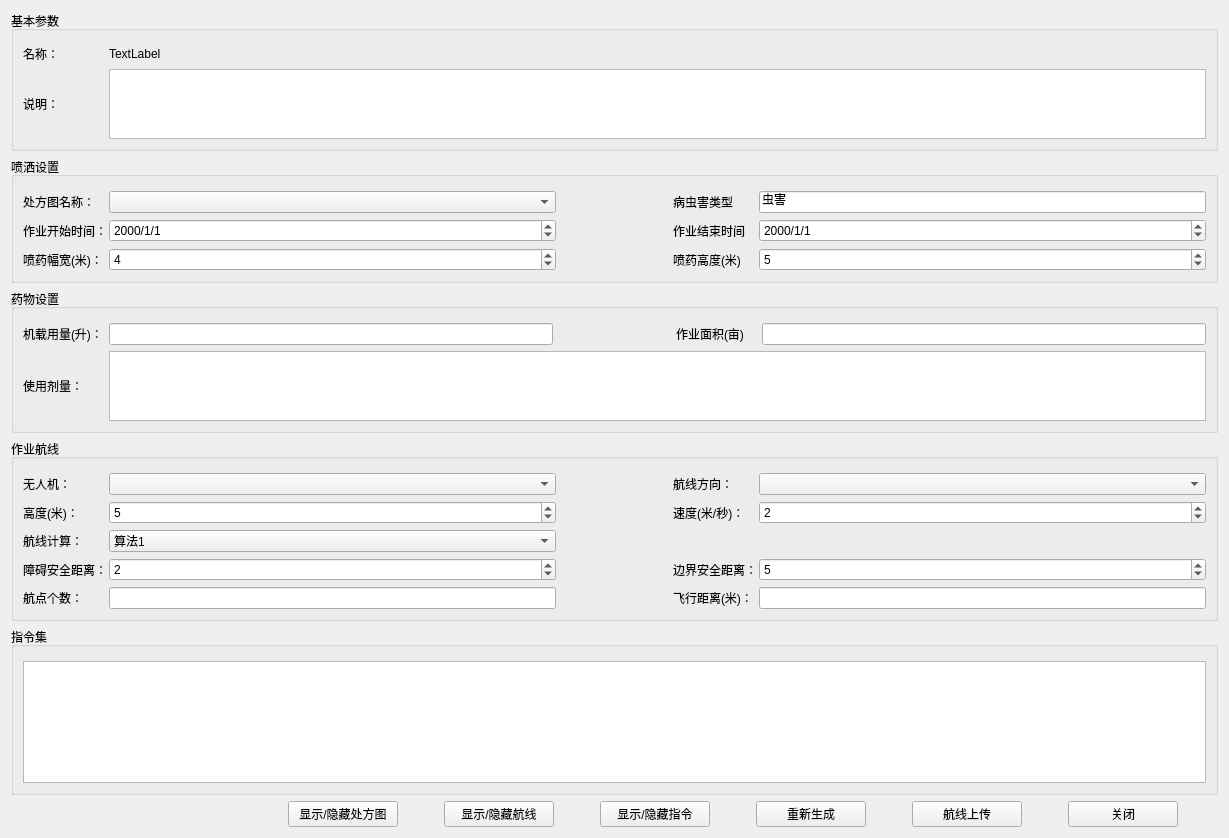
<?xml version="1.0" encoding="UTF-8"?>
<ui version="4.0">
 <class>CDlgAgroParameterShow</class>
 <widget class="QWidget" name="CDlgAgroParameterShow">
  <property name="geometry">
   <rect>
    <x>0</x>
    <y>0</y>
    <width>1229</width>
    <height>838</height>
   </rect>
  </property>
  <property name="windowTitle">
   <string>Form</string>
  </property>
  <layout class="QVBoxLayout" name="verticalLayout_2" stretch="0,0,0,1,0,3">
   <item>
    <widget class="QGroupBox" name="groupBox">
     <property name="title">
      <string>基本参数</string>
     </property>
     <layout class="QGridLayout" name="gridLayout_2">
      <property name="topMargin">
       <number>14</number>
      </property>
      <item row="0" column="0">
       <widget class="QLabel" name="label">
        <property name="minimumSize">
         <size>
          <width>80</width>
          <height>0</height>
         </size>
        </property>
        <property name="text">
         <string>名称：</string>
        </property>
       </widget>
      </item>
      <item row="0" column="1">
       <widget class="QLabel" name="label_2">
        <property name="text">
         <string>TextLabel</string>
        </property>
       </widget>
      </item>
      <item row="1" column="0">
       <widget class="QLabel" name="label_3">
        <property name="minimumSize">
         <size>
          <width>80</width>
          <height>0</height>
         </size>
        </property>
        <property name="text">
         <string>说明：</string>
        </property>
       </widget>
      </item>
      <item row="1" column="1">
       <widget class="QTextEdit" name="textEdit">
        <property name="maximumSize">
         <size>
          <width>16777215</width>
          <height>80</height>
         </size>
        </property>
       </widget>
      </item>
     </layout>
    </widget>
   </item>
   <item>
    <widget class="QGroupBox" name="groupBox_2">
     <property name="title">
      <string>喷洒设置</string>
     </property>
     <layout class="QGridLayout" name="gridLayout_4" columnstretch="1,4,1,1,4">
      <property name="topMargin">
       <number>14</number>
      </property>
      <item row="1" column="1">
       <widget class="QDateTimeEdit" name="start_time_2">
        <property name="minimumSize">
         <size>
          <width>180</width>
          <height>0</height>
         </size>
        </property>
        <property name="maximumSize">
         <size>
          <width>16777215</width>
          <height>16777215</height>
         </size>
        </property>
        <property name="displayFormat">
         <string>yyyy/M/d</string>
        </property>
       </widget>
      </item>
      <item row="0" column="4">
       <widget class="QLineEdit" name="edit_pest_type_2">
        <property name="minimumSize">
         <size>
          <width>180</width>
          <height>0</height>
         </size>
        </property>
        <property name="maximumSize">
         <size>
          <width>16777215</width>
          <height>16777215</height>
         </size>
        </property>
        <property name="text">
         <string>虫害</string>
        </property>
       </widget>
      </item>
      <item row="0" column="2">
       <spacer name="horizontalSpacer_7">
        <property name="orientation">
         <enum>Qt::Horizontal</enum>
        </property>
        <property name="sizeHint" stdset="0">
         <size>
          <width>200</width>
          <height>20</height>
         </size>
        </property>
       </spacer>
      </item>
      <item row="0" column="0">
       <widget class="QLabel" name="label_13">
        <property name="minimumSize">
         <size>
          <width>80</width>
          <height>0</height>
         </size>
        </property>
        <property name="maximumSize">
         <size>
          <width>80</width>
          <height>16777215</height>
         </size>
        </property>
        <property name="text">
         <string>处方图名称：</string>
        </property>
       </widget>
      </item>
      <item row="0" column="1">
       <widget class="QComboBox" name="spray_name_comBox_2">
        <property name="minimumSize">
         <size>
          <width>180</width>
          <height>0</height>
         </size>
        </property>
        <property name="maximumSize">
         <size>
          <width>16777215</width>
          <height>16777215</height>
         </size>
        </property>
       </widget>
      </item>
      <item row="1" column="0">
       <widget class="QLabel" name="label_15">
        <property name="minimumSize">
         <size>
          <width>80</width>
          <height>0</height>
         </size>
        </property>
        <property name="maximumSize">
         <size>
          <width>80</width>
          <height>16777215</height>
         </size>
        </property>
        <property name="text">
         <string>作业开始时间：</string>
        </property>
       </widget>
      </item>
      <item row="2" column="0">
       <widget class="QLabel" name="label_18">
        <property name="minimumSize">
         <size>
          <width>80</width>
          <height>0</height>
         </size>
        </property>
        <property name="maximumSize">
         <size>
          <width>80</width>
          <height>16777215</height>
         </size>
        </property>
        <property name="text">
         <string>喷药幅宽(米)：</string>
        </property>
       </widget>
      </item>
      <item row="0" column="3">
       <widget class="QLabel" name="label_14">
        <property name="minimumSize">
         <size>
          <width>80</width>
          <height>0</height>
         </size>
        </property>
        <property name="maximumSize">
         <size>
          <width>80</width>
          <height>16777215</height>
         </size>
        </property>
        <property name="text">
         <string>病虫害类型</string>
        </property>
       </widget>
      </item>
      <item row="1" column="3">
       <widget class="QLabel" name="label_16">
        <property name="minimumSize">
         <size>
          <width>80</width>
          <height>0</height>
         </size>
        </property>
        <property name="maximumSize">
         <size>
          <width>80</width>
          <height>16777215</height>
         </size>
        </property>
        <property name="text">
         <string>作业结束时间</string>
        </property>
       </widget>
      </item>
      <item row="1" column="4">
       <widget class="QDateTimeEdit" name="end_time_2">
        <property name="minimumSize">
         <size>
          <width>180</width>
          <height>0</height>
         </size>
        </property>
        <property name="maximumSize">
         <size>
          <width>16777215</width>
          <height>16777215</height>
         </size>
        </property>
        <property name="displayFormat">
         <string>yyyy/M/d</string>
        </property>
       </widget>
      </item>
      <item row="2" column="3">
       <widget class="QLabel" name="label_37">
        <property name="minimumSize">
         <size>
          <width>80</width>
          <height>0</height>
         </size>
        </property>
        <property name="maximumSize">
         <size>
          <width>80</width>
          <height>16777215</height>
         </size>
        </property>
        <property name="text">
         <string>喷药高度(米)</string>
        </property>
       </widget>
      </item>
      <item row="2" column="1">
       <widget class="QSpinBox" name="spinBox">
        <property name="value">
         <number>4</number>
        </property>
       </widget>
      </item>
      <item row="2" column="4">
       <widget class="QSpinBox" name="spinBox_2">
        <property name="value">
         <number>5</number>
        </property>
       </widget>
      </item>
     </layout>
    </widget>
   </item>
   <item>
    <widget class="QGroupBox" name="groupBox_4">
     <property name="title">
      <string>药物设置</string>
     </property>
     <layout class="QGridLayout" name="gridLayout_5" columnstretch="1,4,1,1,4">
      <property name="topMargin">
       <number>14</number>
      </property>
      <item row="0" column="0">
       <widget class="QLabel" name="label_38">
        <property name="minimumSize">
         <size>
          <width>80</width>
          <height>0</height>
         </size>
        </property>
        <property name="maximumSize">
         <size>
          <width>80</width>
          <height>16777215</height>
         </size>
        </property>
        <property name="text">
         <string>机载用量(升)：</string>
        </property>
       </widget>
      </item>
      <item row="0" column="1">
       <widget class="QLineEdit" name="edit_width_5">
        <property name="minimumSize">
         <size>
          <width>180</width>
          <height>0</height>
         </size>
        </property>
        <property name="maximumSize">
         <size>
          <width>16777215</width>
          <height>16777215</height>
         </size>
        </property>
       </widget>
      </item>
      <item row="0" column="2">
       <spacer name="horizontalSpacer_11">
        <property name="orientation">
         <enum>Qt::Horizontal</enum>
        </property>
        <property name="sizeHint" stdset="0">
         <size>
          <width>147</width>
          <height>20</height>
         </size>
        </property>
       </spacer>
      </item>
      <item row="0" column="3">
       <widget class="QLabel" name="label_40">
        <property name="minimumSize">
         <size>
          <width>80</width>
          <height>0</height>
         </size>
        </property>
        <property name="maximumSize">
         <size>
          <width>80</width>
          <height>16777215</height>
         </size>
        </property>
        <property name="text">
         <string>作业面积(亩)</string>
        </property>
       </widget>
      </item>
      <item row="0" column="4">
       <widget class="QLineEdit" name="edit_width_6">
        <property name="minimumSize">
         <size>
          <width>180</width>
          <height>0</height>
         </size>
        </property>
        <property name="maximumSize">
         <size>
          <width>16777215</width>
          <height>16777215</height>
         </size>
        </property>
       </widget>
      </item>
      <item row="1" column="0">
       <widget class="QLabel" name="label_39">
        <property name="minimumSize">
         <size>
          <width>80</width>
          <height>0</height>
         </size>
        </property>
        <property name="maximumSize">
         <size>
          <width>80</width>
          <height>16777215</height>
         </size>
        </property>
        <property name="text">
         <string>使用剂量：</string>
        </property>
       </widget>
      </item>
      <item row="1" column="1" colspan="4">
       <widget class="QTableWidget" name="tableWidget">
        <property name="maximumSize">
         <size>
          <width>16777215</width>
          <height>100</height>
         </size>
        </property>
       </widget>
      </item>
     </layout>
    </widget>
   </item>
   <item>
    <widget class="QGroupBox" name="groupBox_3">
     <property name="title">
      <string>作业航线</string>
     </property>
     <layout class="QGridLayout" name="gridLayout" columnstretch="1,4,1,1,4">
      <property name="topMargin">
       <number>14</number>
      </property>
      <item row="5" column="4">
       <widget class="QLineEdit" name="flight_distance">
        <property name="sizePolicy">
         <sizepolicy hsizetype="Preferred" vsizetype="Fixed">
          <horstretch>0</horstretch>
          <verstretch>0</verstretch>
         </sizepolicy>
        </property>
        <property name="minimumSize">
         <size>
          <width>180</width>
          <height>0</height>
         </size>
        </property>
        <property name="maximumSize">
         <size>
          <width>16777215</width>
          <height>16777215</height>
         </size>
        </property>
        <property name="text">
         <string/>
        </property>
       </widget>
      </item>
      <item row="5" column="3">
       <widget class="QLabel" name="label_27">
        <property name="sizePolicy">
         <sizepolicy hsizetype="Fixed" vsizetype="Preferred">
          <horstretch>0</horstretch>
          <verstretch>0</verstretch>
         </sizepolicy>
        </property>
        <property name="minimumSize">
         <size>
          <width>80</width>
          <height>0</height>
         </size>
        </property>
        <property name="text">
         <string>飞行距离(米)：</string>
        </property>
        <property name="alignment">
         <set>Qt::AlignLeading|Qt::AlignLeft|Qt::AlignVCenter</set>
        </property>
       </widget>
      </item>
      <item row="0" column="0">
       <widget class="QLabel" name="label_57">
        <property name="sizePolicy">
         <sizepolicy hsizetype="Fixed" vsizetype="Preferred">
          <horstretch>0</horstretch>
          <verstretch>0</verstretch>
         </sizepolicy>
        </property>
        <property name="minimumSize">
         <size>
          <width>80</width>
          <height>0</height>
         </size>
        </property>
        <property name="maximumSize">
         <size>
          <width>48</width>
          <height>16777215</height>
         </size>
        </property>
        <property name="text">
         <string>无人机：</string>
        </property>
       </widget>
      </item>
      <item row="0" column="4">
       <widget class="QComboBox" name="route_diration_box">
        <property name="minimumSize">
         <size>
          <width>180</width>
          <height>0</height>
         </size>
        </property>
        <property name="maximumSize">
         <size>
          <width>16777215</width>
          <height>16777215</height>
         </size>
        </property>
       </widget>
      </item>
      <item row="0" column="1">
       <widget class="QComboBox" name="drone_box">
        <property name="minimumSize">
         <size>
          <width>180</width>
          <height>0</height>
         </size>
        </property>
        <property name="maximumSize">
         <size>
          <width>16777215</width>
          <height>16777215</height>
         </size>
        </property>
       </widget>
      </item>
      <item row="0" column="2">
       <spacer name="horizontalSpacer_4">
        <property name="orientation">
         <enum>Qt::Horizontal</enum>
        </property>
        <property name="sizeHint" stdset="0">
         <size>
          <width>51</width>
          <height>20</height>
         </size>
        </property>
       </spacer>
      </item>
      <item row="1" column="0">
       <widget class="QLabel" name="label_20">
        <property name="sizePolicy">
         <sizepolicy hsizetype="Fixed" vsizetype="Preferred">
          <horstretch>0</horstretch>
          <verstretch>0</verstretch>
         </sizepolicy>
        </property>
        <property name="minimumSize">
         <size>
          <width>80</width>
          <height>0</height>
         </size>
        </property>
        <property name="text">
         <string>高度(米)：</string>
        </property>
       </widget>
      </item>
      <item row="0" column="3">
       <widget class="QLabel" name="label_22">
        <property name="sizePolicy">
         <sizepolicy hsizetype="Fixed" vsizetype="Preferred">
          <horstretch>0</horstretch>
          <verstretch>0</verstretch>
         </sizepolicy>
        </property>
        <property name="minimumSize">
         <size>
          <width>80</width>
          <height>0</height>
         </size>
        </property>
        <property name="text">
         <string>航线方向：</string>
        </property>
        <property name="alignment">
         <set>Qt::AlignLeading|Qt::AlignLeft|Qt::AlignVCenter</set>
        </property>
       </widget>
      </item>
      <item row="2" column="1">
       <widget class="QComboBox" name="compute_box">
        <property name="minimumSize">
         <size>
          <width>180</width>
          <height>0</height>
         </size>
        </property>
        <property name="maximumSize">
         <size>
          <width>16777215</width>
          <height>16777215</height>
         </size>
        </property>
        <item>
         <property name="text">
          <string>算法1</string>
         </property>
        </item>
       </widget>
      </item>
      <item row="2" column="0">
       <widget class="QLabel" name="label_8">
        <property name="sizePolicy">
         <sizepolicy hsizetype="Fixed" vsizetype="Preferred">
          <horstretch>0</horstretch>
          <verstretch>0</verstretch>
         </sizepolicy>
        </property>
        <property name="minimumSize">
         <size>
          <width>80</width>
          <height>0</height>
         </size>
        </property>
        <property name="text">
         <string>航线计算：</string>
        </property>
       </widget>
      </item>
      <item row="1" column="3">
       <widget class="QLabel" name="label_21">
        <property name="sizePolicy">
         <sizepolicy hsizetype="Fixed" vsizetype="Preferred">
          <horstretch>0</horstretch>
          <verstretch>0</verstretch>
         </sizepolicy>
        </property>
        <property name="minimumSize">
         <size>
          <width>80</width>
          <height>0</height>
         </size>
        </property>
        <property name="text">
         <string>速度(米/秒)：</string>
        </property>
        <property name="alignment">
         <set>Qt::AlignLeading|Qt::AlignLeft|Qt::AlignVCenter</set>
        </property>
       </widget>
      </item>
      <item row="5" column="0">
       <widget class="QLabel" name="label_25">
        <property name="sizePolicy">
         <sizepolicy hsizetype="Fixed" vsizetype="Preferred">
          <horstretch>0</horstretch>
          <verstretch>0</verstretch>
         </sizepolicy>
        </property>
        <property name="minimumSize">
         <size>
          <width>80</width>
          <height>0</height>
         </size>
        </property>
        <property name="text">
         <string>航点个数：</string>
        </property>
       </widget>
      </item>
      <item row="5" column="1">
       <widget class="QLineEdit" name="flight_point">
        <property name="sizePolicy">
         <sizepolicy hsizetype="Preferred" vsizetype="Fixed">
          <horstretch>0</horstretch>
          <verstretch>0</verstretch>
         </sizepolicy>
        </property>
        <property name="minimumSize">
         <size>
          <width>180</width>
          <height>0</height>
         </size>
        </property>
        <property name="maximumSize">
         <size>
          <width>16777215</width>
          <height>16777215</height>
         </size>
        </property>
        <property name="text">
         <string/>
        </property>
       </widget>
      </item>
      <item row="1" column="1">
       <widget class="QSpinBox" name="spinBox_3">
        <property name="value">
         <number>5</number>
        </property>
       </widget>
      </item>
      <item row="1" column="4">
       <widget class="QSpinBox" name="spinBox_4">
        <property name="value">
         <number>2</number>
        </property>
       </widget>
      </item>
      <item row="4" column="0">
       <widget class="QLabel" name="label_28">
        <property name="minimumSize">
         <size>
          <width>80</width>
          <height>0</height>
         </size>
        </property>
        <property name="text">
         <string>障碍安全距离：</string>
        </property>
       </widget>
      </item>
      <item row="4" column="3">
       <widget class="QLabel" name="label_26">
        <property name="minimumSize">
         <size>
          <width>80</width>
          <height>0</height>
         </size>
        </property>
        <property name="text">
         <string>边界安全距离：</string>
        </property>
       </widget>
      </item>
      <item row="4" column="1">
       <widget class="QSpinBox" name="spinBox_5">
        <property name="value">
         <number>2</number>
        </property>
       </widget>
      </item>
      <item row="4" column="4">
       <widget class="QSpinBox" name="spinBox_6">
        <property name="value">
         <number>5</number>
        </property>
       </widget>
      </item>
     </layout>
    </widget>
   </item>
   <item>
    <widget class="QGroupBox" name="groupBox_5">
     <property name="title">
      <string>指令集</string>
     </property>
     <layout class="QVBoxLayout" name="verticalLayout">
      <property name="topMargin">
       <number>14</number>
      </property>
      <item>
       <widget class="QTableWidget" name="tableWidget_2"/>
      </item>
     </layout>
    </widget>
   </item>
   <item>
    <layout class="QHBoxLayout" name="horizontalLayout_3" stretch="4,0,0,0,0,0,0,0,0,0,0,0,1,0">
     <item>
      <spacer name="horizontalSpacer">
       <property name="orientation">
        <enum>Qt::Horizontal</enum>
       </property>
       <property name="sizeHint" stdset="0">
        <size>
         <width>40</width>
         <height>20</height>
        </size>
       </property>
      </spacer>
     </item>
     <item>
      <spacer name="horizontalSpacer_10">
       <property name="orientation">
        <enum>Qt::Horizontal</enum>
       </property>
       <property name="sizeHint" stdset="0">
        <size>
         <width>40</width>
         <height>20</height>
        </size>
       </property>
      </spacer>
     </item>
     <item>
      <widget class="QPushButton" name="pushButton_4">
       <property name="minimumSize">
        <size>
         <width>110</width>
         <height>0</height>
        </size>
       </property>
       <property name="maximumSize">
        <size>
         <width>80</width>
         <height>16777215</height>
        </size>
       </property>
       <property name="text">
        <string>显示/隐藏处方图</string>
       </property>
      </widget>
     </item>
     <item>
      <spacer name="horizontalSpacer_3">
       <property name="orientation">
        <enum>Qt::Horizontal</enum>
       </property>
       <property name="sizeHint" stdset="0">
        <size>
         <width>40</width>
         <height>20</height>
        </size>
       </property>
      </spacer>
     </item>
     <item>
      <widget class="QPushButton" name="pushButton_3">
       <property name="minimumSize">
        <size>
         <width>110</width>
         <height>0</height>
        </size>
       </property>
       <property name="maximumSize">
        <size>
         <width>80</width>
         <height>16777215</height>
        </size>
       </property>
       <property name="text">
        <string>显示/隐藏航线</string>
       </property>
      </widget>
     </item>
     <item>
      <spacer name="horizontalSpacer_8">
       <property name="orientation">
        <enum>Qt::Horizontal</enum>
       </property>
       <property name="sizeHint" stdset="0">
        <size>
         <width>40</width>
         <height>20</height>
        </size>
       </property>
      </spacer>
     </item>
     <item>
      <widget class="QPushButton" name="pushButton_6">
       <property name="minimumSize">
        <size>
         <width>110</width>
         <height>0</height>
        </size>
       </property>
       <property name="text">
        <string>显示/隐藏指令</string>
       </property>
      </widget>
     </item>
     <item>
      <spacer name="horizontalSpacer_6">
       <property name="orientation">
        <enum>Qt::Horizontal</enum>
       </property>
       <property name="sizeHint" stdset="0">
        <size>
         <width>40</width>
         <height>20</height>
        </size>
       </property>
      </spacer>
     </item>
     <item>
      <widget class="QPushButton" name="pushButton_5">
       <property name="minimumSize">
        <size>
         <width>110</width>
         <height>0</height>
        </size>
       </property>
       <property name="maximumSize">
        <size>
         <width>80</width>
         <height>16777215</height>
        </size>
       </property>
       <property name="text">
        <string>重新生成</string>
       </property>
      </widget>
     </item>
     <item>
      <spacer name="horizontalSpacer_9">
       <property name="orientation">
        <enum>Qt::Horizontal</enum>
       </property>
       <property name="sizeHint" stdset="0">
        <size>
         <width>40</width>
         <height>20</height>
        </size>
       </property>
      </spacer>
     </item>
     <item>
      <widget class="QPushButton" name="pushButton_2">
       <property name="minimumSize">
        <size>
         <width>110</width>
         <height>0</height>
        </size>
       </property>
       <property name="maximumSize">
        <size>
         <width>80</width>
         <height>16777215</height>
        </size>
       </property>
       <property name="text">
        <string>航线上传</string>
       </property>
      </widget>
     </item>
     <item>
      <spacer name="horizontalSpacer_5">
       <property name="orientation">
        <enum>Qt::Horizontal</enum>
       </property>
       <property name="sizeHint" stdset="0">
        <size>
         <width>40</width>
         <height>20</height>
        </size>
       </property>
      </spacer>
     </item>
     <item>
      <widget class="QPushButton" name="pushButton">
       <property name="minimumSize">
        <size>
         <width>110</width>
         <height>0</height>
        </size>
       </property>
       <property name="maximumSize">
        <size>
         <width>80</width>
         <height>16777215</height>
        </size>
       </property>
       <property name="text">
        <string>关闭</string>
       </property>
      </widget>
     </item>
     <item>
      <spacer name="horizontalSpacer_2">
       <property name="orientation">
        <enum>Qt::Horizontal</enum>
       </property>
       <property name="sizeHint" stdset="0">
        <size>
         <width>40</width>
         <height>20</height>
        </size>
       </property>
      </spacer>
     </item>
    </layout>
   </item>
  </layout>
 </widget>
 <resources/>
 <connections/>
</ui>
